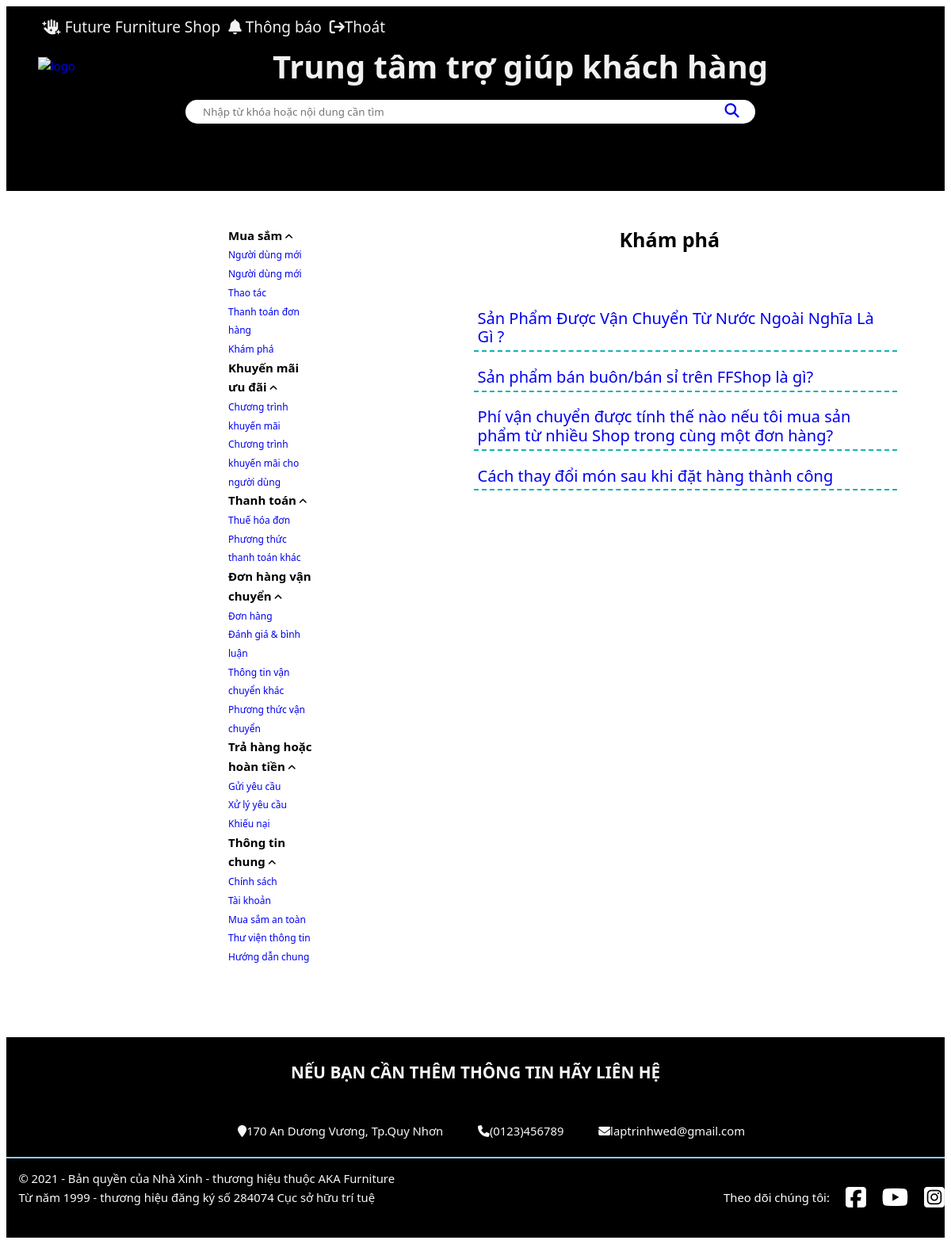
Page /Ho_tro/index/Hotro.php on the committed database.
### tables this page shows
CREATE TABLE `content_menu` (
  `id` int(11) NOT NULL,
  `category` text NOT NULL,
  `subcategory` text NOT NULL,
  `link` text NOT NULL
);

CREATE TABLE `content_warp_main` (
  `id` int(11) NOT NULL,
  `Title` varchar(255) DEFAULT NULL,
  `Subtitle` varchar(255) DEFAULT NULL,
  `Content` text DEFAULT NULL
);

### Ho_tro/index/Hotro.php (the view, shortened to what this page needs)
<!DOCTYPE html>
<html>
    <head>
        <link rel="stylesheet" href="style.css" />
       <link
      rel="stylesheet"
      href="https://cdnjs.cloudflare.com/ajax/libs/font-awesome/6.5.1/css/all.min.css"
    />
    <link rel="stylesheet" href="https://cdnjs.cloudflare.com/ajax/libs/font-awesome/6.5.2/css/all.min.css">
    <link rel="stylesheet" href="https://cdnjs.cloudflare.com/ajax/libs/font-awesome/6.5.2/css/all.min.css">
    </head>
    <body>
      <header class="header">
        <div class="grid">
            <nav class="header__navbar">
                <ul class="header__navbar-list">
                    <li class="header__navbar-item">
                        <a href="" class="header__navbar-item-link">
                            <i class="fa-solid fa-hand-sparkles"></i>
                            <span>Future Furniture Shop</span></a>
                    </li>
                    <li class="header__navbar-item">
                        <a href="" class="header__navbar-item-link">
                            <i class="fa-solid fa-bell"></i>
                            <span>Thông báo</span>
                        </a>
                    </li>
                    <li class="header__navbar-item">
                        <a href="" class="header__navbar-item-link">
                            <i class="fa-solid fa-arrow-right-from-bracket"></i><span>Thoát</span></a>
                    </li>
                </ul>
            </nav>
            <div class="headerSearch">
                <div class="header__logo">
                    <a href="#"><img src="./asset/Logo.png" alt="logo" width="130px" height="130px"/></a>
                </div>
                <div class="header__search-bar">
                    <div class="header-banner">Trung tâm trợ giúp khách hàng </div>
                    <div class="header-box">
                        <input type="text" placeholder="Nhập từ khóa hoặc nội dung cần tìm">
                        <a href="#">
                            <i class="fa-solid fa-magnifying-glass"></i>
                        </a>
                    </div>
            </div>
        </div>
    </header>
        <div id ="page-container">
            <div class = "content-menu">
            <ul>
                <?php
                include 'connect.php';
$sql = "SELECT category, subcategory FROM content_menu";
$result = $conn->query($sql);
if ($result->num_rows > 0) {
    while($row = $result->fetch_assoc()) {
        $category = $row['category'];
        if ($row['subcategory'] !== null) {
            $subcategory = json_decode($row['subcategory'], true);
            if (!isset($data[$category])) {
                $data[$category] = $subcategory;
            } else {
                $data[$category] = array_merge($data[$category], $subcategory);
            }
        }
    }
    foreach ($data as $category => $subcategory) {
        echo "<li>";
        echo "<ul>";
        echo "<p>".$category."</p> <i class='fa fa-angle-up' aria-hidden='true'></i>";
        $sql2 = "SELECT * FROM content_menu where category = '".$category. "'";
        $result2 = $conn->query($sql2);
            while($row2 = $result2->fetch_assoc())
            {
                echo "<li><a href='?default_title=".urlencode($row2['subcategory'])."'>".$row2['subcategory']."</a></li>";
            }
        echo "</ul>";
        echo "</li>";
    }
} else {
    echo "0 kết quả";
}
                ?>
            </ul>
            </div>
            <div class = "content-warpMain">
                <?php
        $default_title = isset($_GET['default_title']) ? $_GET['default_title'] : "Khám phá";
$items_per_page = 9;
$current_page = isset($_GET['page']) ? intval($_GET['page']) : 1;
$offset = ($current_page - 1) * $items_per_page;
$sql_default = "SELECT * FROM content_warp_main WHERE Title='" . $conn->real_escape_string($default_title) . "' LIMIT $offset, $items_per_page";
$result_default = $conn->query($sql_default);
                if ($result_default->num_rows > 0) {
                    echo "<p>".$default_title."</p>";
                    while($row_default = $result_default->fetch_assoc()) {
                        echo "<ul>";
                        echo "<li><a href='#' class='subtitle-link' data-content='".htmlspecialchars($row_default['Content'], ENT_QUOTES, 'UTF-8')."'>".$row_default['Subtitle']."</a></li>";
                        echo "</ul>";
                    }
                } else {
                    echo "0 kết quả";
                }
                ?>
            </div>
        </div>
        <footer class="footer">
          <div class="footer-heading">
            <p>Nếu bạn cần thêm thông tin hãy liên hệ</p>
          </div>
          <div class="footer-list">
            <ul>
              <li><i class="fa fa-map-marker" aria-hidden="true"></i>170 An Dương Vương, Tp.Quy Nhơn</li>
              <li><i class="fa fa-phone" aria-hidden="true"></i>(0123)456789</li>
              <li><i class="fa fa-envelope" aria-hidden="true"></i>laptrinhwed@gmail.com</li>
            </ul>
          </div>
          <div class="footer-bottom">
            <div class="footer-bottom-trademark">
              <pre>
    © 2021 - Bản quyền của Nhà Xinh - thương hiệu thuộc AKA Furniture
    Từ năm 1999 - thương hiệu đăng ký số 284074 Cục sở hữu trí tuệ
              </pre>
            </div>
            <div class="footer-bottom-icon">
              <p>Theo dõi chúng tôi:</p>
              <a href="#"
                ></a>
              <a href="#"
                ></a>
              <a href="#"
                ></a>
            </div>
          </div>
      </footer>
    </body>
</html>

### Ho_tro/index/style.css (style rules this page uses)
* { font-family: 'Segoe UI', Tahoma, Geneva, Verdana, sans-serif; text-decoration: none; list-style: none; box-sizing: inherit; }
#page-container { display: flex; margin: 0 auto; width: 100%; }
.content-menu { margin-left: 100px; margin-right: 50px; padding: 30px 50px 75px 100px; text-align: left; }
.content-menu ul p { font-size: 15px; font-weight: bold; display: inline; }
.content-menu ul li { font-size: 12px; display: block; }
.content-menu ul li ul { display: block; }
.content-menu ul li ul li { display: block; }
.content-warpMain { padding: 25px 50px 75px 50px; }
.content-warpMain p { text-align: center; font-size: 25px; font-weight: bold; margin-bottom: 70px; }
.content-warpMain ul li { font-size: 20px; margin: 10px; padding: 5px; border-bottom: 2px dashed #15b2af; }
html { font-size: 92.5%; line-height: 1.6rem; box-sizing: border-box; }
.grid { width: 1470px; max-width: 100%; margin: 0 auto; height: 240px; }
.header { height: 233px; background-color: black; border-bottom: black; width: 100%; color: #f8f8f8; }
.header__navbar { display: flex; justify-content: space-between; margin-right: 50px; margin-bottom: 10px; }
.header__navbar li { list-style: none; padding-left: 5px; }
.header__navbar-list { margin-left: 0; }
.header__navbar-item, .header__navbar-item-link { display: inline; font-size: 19px; }
.header__navbar-list a { text-decoration: none; color: #f8f8f8f8; }
.headerSearch { display: flex; }
.header__logo a { margin: 40px; }
.header-banner { margin-left: 110px; font-size: 40px; font-weight: bold; margin-bottom: 30px; color: #f8f8f8f8; text-shadow: 5px 5px 10px rgba(0, 0, 0, 0.5); }
.header-box { height: 30px; display: flex; padding: 10px 20px; background: #fff; border-radius: 30px; align-items: center; box-shadow: 5px 5px 10px rgba(0, 0, 0, 0.5); width: 75%; }
.header-box input { width: 900px; outline: none; border: none; font-weight: 500; }
.header-box a .fa-magnifying-glass { font-size: 18px; }
.header__logo { flex: 1; }
.header__search-bar { flex: 4; }
.footer { padding-top: 12px; background-color: black; justify-content: space-between; color: #f8f8f8; }
.footer-heading { font-size: 1.4rem; text-transform: uppercase; font-weight: bolder; text-align: center; }
.footer-list { margin-top: 50px; padding-left: 0; list-style: none; text-align: center; margin-bottom: 20px; }
.footer-list ul li { display: inline; margin: 20px; }
.footer-bottom-icon { color: white; display: flex; }
.footer-bottom-icon a { margin-left: 20px; display: flex; align-items: center; justify-content: center; text-decoration: none; }
.footer-bottom-icon p { display: flex; align-items: center; justify-content: center; }
.footer-bottom { border-top: 2px solid skyblue; display: flex; justify-content: space-between; }

### rows in the picture
content_menu: subcategory "Người dùng mới"
content_menu: subcategory "Người dùng mới"
content_menu: subcategory "Thao tác"
content_menu: subcategory "Thanh toán đơn hàng"
content_menu: subcategory "Khám phá"
content_menu: subcategory "Chương trình khuyến mãi"
content_menu: subcategory "Chương trình khuyến mãi cho người dùng"
content_menu: subcategory "Thuế hóa đơn"
content_menu: subcategory "Phương thức thanh toán khác"
content_menu: subcategory "Đơn hàng"
content_menu: subcategory "Đánh giá & bình luận"
content_menu: subcategory "Thông tin vận chuyển khác"
content_menu: subcategory "Phương thức vận chuyển"
content_menu: subcategory "Gửi yêu cầu"
content_menu: subcategory "Xử lý yêu cầu"
content_menu: subcategory "Khiếu nại"
content_menu: category "Thông tin chung", subcategory "Hướng dẫn chung"
content_menu: subcategory "Chính sách"
content_menu: subcategory "Tài khoản"
content_menu: subcategory "Mua sắm an toàn"
content_menu: subcategory "Thư viện thông tin"
content_warp_main: Subtitle "Sản Phẩm Được Vận Chuyển Từ Nước Ngoài Nghĩa Là Gì ?"
content_warp_main: Subtitle "Sản phẩm bán buôn/bán sỉ trên FFShop là gì?"
content_warp_main: Subtitle "Phí vận chuyển được tính thế nào nếu tôi mua sản phẩm từ nhiều Shop trong cùng một đơn hàng?"
content_warp_main: Subtitle "Cách thay đổi món sau khi đặt hàng thành công"

### other values in the picture
$category "Mua sắm"
$category "Khuyến mãi ưu đãi"
$category "Thanh toán"
$category "Đơn hàng vận chuyển"
$category "Trả hàng hoặc hoàn tiền"
$default_title "Khám phá"
